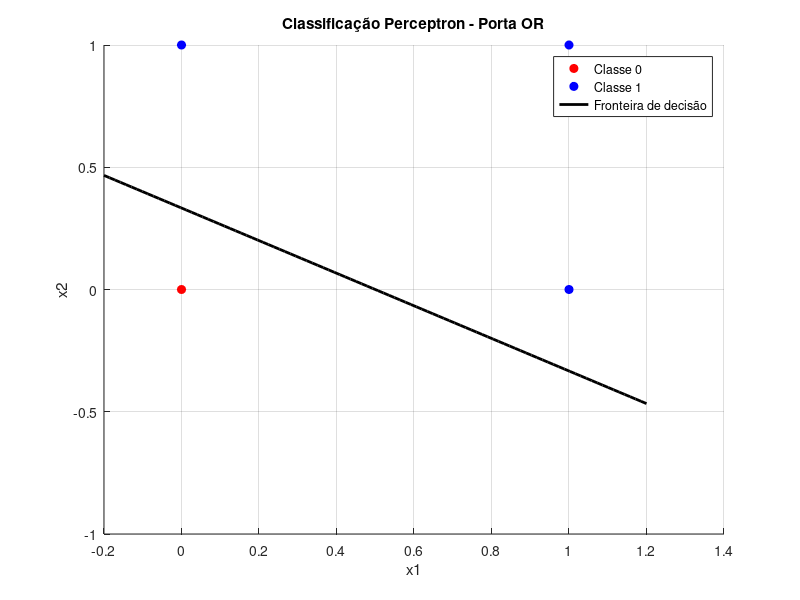

Write the MATLAB code that produced this figure.
clc; clear; close all;

base = [0 0 -1
        0 1 -1
        1 0 -1
        1 1 -1]

d = [0 1 1 1]
n = 0.2
w = [0 0 1]


for epoca = 1:10
  for i = 1:size(base,1)
    x = base(i,:);
    u = x * w';
    y = u >= 0;
    e = d(i) - y;
    w = w + n * e * x;
  end
end



x1 = base(:,1);
x2 = base(:,2);

figure;
hold on;
grid on;

plot(x1(d==0), x2(d==0), 'ro', 'MarkerFaceColor','r');
plot(x1(d==1), x2(d==1), 'bo', 'MarkerFaceColor','b');

xlabel('x1');
ylabel('x2');
title('Classificação Perceptron - Porta OR');


x_vals = linspace(-0.2, 1.2, 100);
y_vals = (w(3) - w(1)*x_vals) / w(2);

plot(x_vals, y_vals, 'k-', 'LineWidth', 2);
legend('Classe 0','Classe 1','Fronteira de decisão');
hold off;


